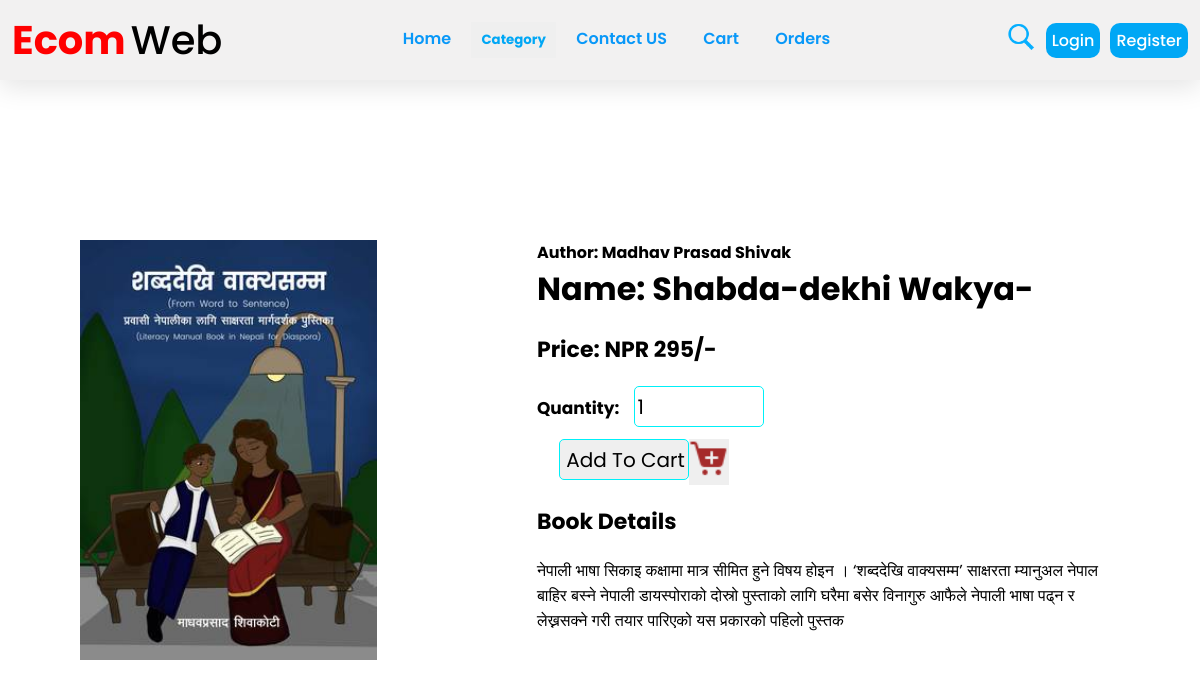
Page /book_details.php?details=135-name= Shabda-dekhi Wakya- on the committed database.
### tables this page shows
CREATE TABLE `book_info` (
  `bid` int(100) NOT NULL,
  `name` varchar(20) NOT NULL,
  `title` varchar(20) NOT NULL,
  `price` decimal(10,0) NOT NULL,
  `category` varchar(50) NOT NULL,
  `description` varchar(250) NOT NULL,
  `image` varchar(50) NOT NULL,
  `date` datetime NOT NULL DEFAULT current_timestamp()
);

### book_details.php (the view, shortened to what this page needs)
<?php
include 'config.php';
?>
<!DOCTYPE html>
<html lang="en">
<head>
    <link rel="stylesheet" href="./css/index_book.css">
</head>
<body>
    <?php
    include 'index_header.php';
    ?>
    <div class="details">
        <?php
        if (isset($_GET['details'])) {
            $get_id = $_GET['details'];
            $get_book = mysqli_query($conn, "SELECT * FROM `book_info` WHERE bid = '$get_id'") or die('query failed');
            if (mysqli_num_rows($get_book) > 0) {
                while ($fetch_book = mysqli_fetch_assoc($get_book)) {
        ?>
                    <div class="row_box">
                        <form style="display: flex ;" action="" method="POST">
                            <div class="col_box">
                                <img src="./added_books/<?php echo $fetch_book['image']; ?>" alt="<?php echo $fetch_book['name']; ?>">
                            </div>
                            <div class="col_box">
                                <h4>Author: <?php echo $fetch_book['title']; ?></h4>
                                <h1>Name: <?php echo $fetch_book['name']; ?></h1>
                                <h3>Price: NPR <?php echo $fetch_book['price']; ?>/-</h3>
                                <label for="quantity">Quantity:</label>
                                <input type="number" name="quantity" value="1" min="1" max="10" id="quantity">
                                <div class="buttons">
                                    <input type="submit" name="add_to_cart" value="Add To Cart" class="btn">
                                    <button name="add_to_cart" ><img style="height: 40px;" src="./images/cart1.png" alt="Add to cart"></button>
                                </div>
                                <h3>Book Details</h3>
                                <p><?php echo $fetch_book['description']; ?></p>
                            </div>
                        </form>
                    </div>
        <?php
                }
            }
        } else {
            echo '<script>document.querySelector(".edit-product-form").style.display = "none";</script>';
        }
        ?>
    </div>
</body>
</html>

### css/index_book.css (style rules this page uses)
* { text-decoration: none; margin: 0; padding: 0; font-family: "Poppins", sans-serif; box-sizing: border-box; outline: none; border:none; }
.details { margin-top: 80px; }
.details .row_box { display: flex; justify-content: center; align-items: center; }
.details .col_box img { height: 420px; }
.details .col_box { padding: 80px; }
.details .col_box img { padding: 0; }
.details h3 { margin: 20px 0; font-size: 22px; font-weight: bold; }
.details label { font-size: 17px; font-weight: 700; }
.details input { width: 130px; height: 41px; padding-left: 3px; font-size: 20px; margin-left: 10px; border-radius: 5px; border: 1px solid rgb(0, 240, 248); }
.details .col_box .buttons { display: flex; margin: 12px; }

### css/hello.css (style rules this page uses)
* { text-decoration: none; margin: 0; padding: 0; font-family: "Poppins", sans-serif; box-sizing: border-box; outline: none; border:none; }

### rows in the picture
book_info: image (picture), title "Madhav Prasad Shivak", name "Shabda-dekhi Wakya-", price "295", description "नेपाली भाषा सिकाइ कक्षामा मात्र सीमित हुने विषय होइन । ‘शब्ददेखि वाक्यसम्म’ साक्षरता म्यानुअल नेपाल बाहिर बस्ने नेपाली डायस्पोराको दोस्रो पुस्ताको लागि घरैमा बसेर विनागुरु आफैले नेपाली भाषा पढ्न र लेख्नसक्ने गरी तयार पारिएको यस प्रकारको पहिलो पुस्तक"
